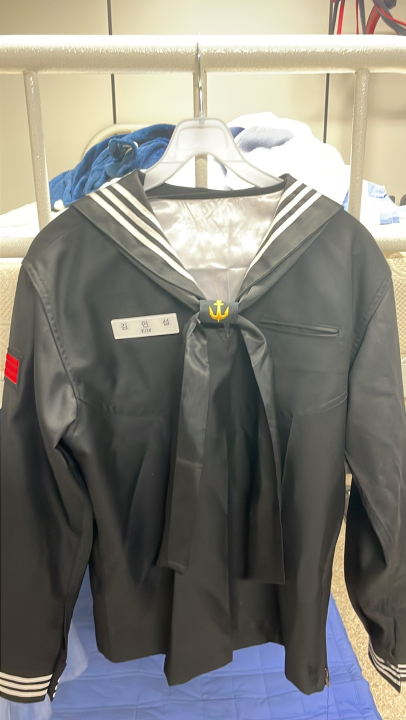
#> input picture AI(BE)/image/full_dress_uniform/1.jpg, 811 x 1440 px (shown at 1/2 size)
$ python -i __init__.py   (imports and definitions only)
#> lines starting #> are read from the running program, lines starting #| are printed output that depends on the picture; after the words box and inside, x2 and y2 are one past the last pixel; in counts of white or black regions, pixels touching at a corner belong together
#> further down, picture is the input picture: shape (1440, 811, 3); mean B, G, R 121.3, 128.2, 129.9
import cv2
import numpy as np

class Morph():
    def __init__(self):
        alpha1 = -0.5 # 명암 조정값
        alpha2 = 1.0 # 명암 조정값

    def detect_edge(self, img, isEdge=False):
#> called with isEdge = False
        if isEdge == False:
            org = img # cv2.imread(self.img_path, cv2.IMREAD_COLOR)
            # org = np.clip((1+alpha2) * org - 128 * alpha2, 0, 255).astype(np.uint8)

            org = cv2.normalize(org, None, 0, 255, cv2.NORM_MINMAX)

            # org = cv2.resize(org, dsize=(0,0), fx=0.5, fy=0.5)
            gray = cv2.cvtColor(org, cv2.COLOR_BGR2GRAY)  # ================  1 gray scale로 변환
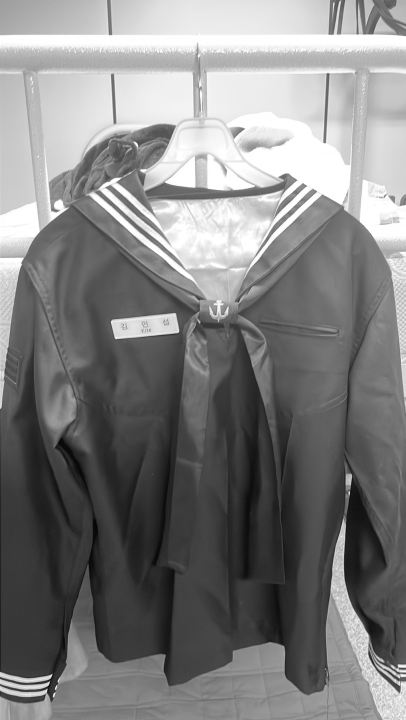
#> gray: shape (1440, 811) (shown at 1/2 size); min 0, max 255, mean 127.9
            edge1 = cv2.Canny(gray,50, 100)
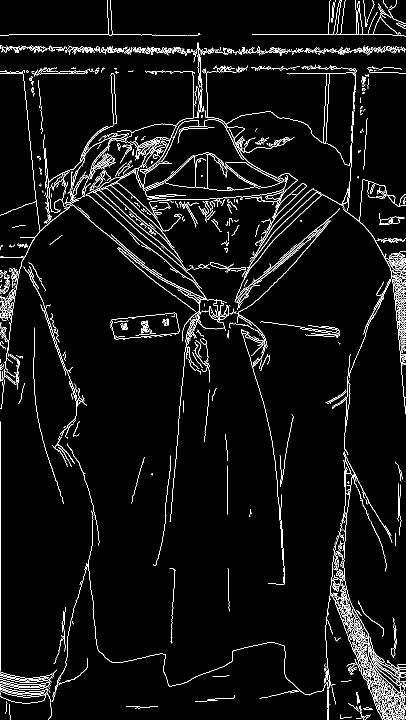
#> edge1: shape (1440, 811) (shown at 1/2 size); 4.4% white in thin lines or dots
        else:
            org = np.zeros([img.shape[0], img.shape[1], 3])
            edge1 = img
        kernel = np.ones((2, 2), np.uint8)
        edge_morph = cv2.morphologyEx(edge1, cv2.MORPH_CLOSE, kernel)
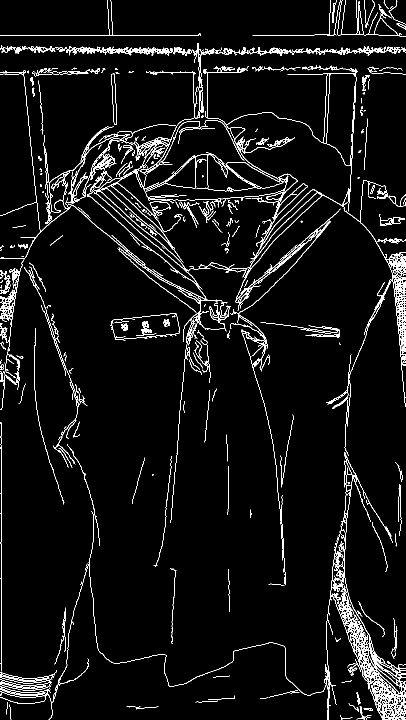
#> edge_morph: shape (1440, 811) (shown at 1/2 size); 5.3% white in thin lines or dots
        contours, hierarchy = cv2.findContours(edge_morph, cv2.RETR_EXTERNAL, cv2.CHAIN_APPROX_SIMPLE)
#> contours = 223 contours, 168 with area under 20; largest, box (x1, y1, x2, y2) and area: (0, 130, 811, 1170) 61888, (0, 904, 811, 1440) 17490, (221, 626, 360, 681) 5340, (0, 86, 430, 251) 2854, (430, 92, 811, 112) 1600

        for i in range(len(contours)):
            contour = contours[i]
            # print(contour)
            # moments = cv2.moments(contour)
            area = cv2.contourArea(contour)
            if 100000 > area > 1000: # 5000 > area > 0:
                epsilon = 0.02 * cv2.arcLength(contour, True)
                approx = cv2.approxPolyDP(contour, epsilon, True)

                #cv2.drawContours(org,[approx],0,(0,255,255),3)
                cv2.drawContours(org, [contour], 0, (0, 0, 255), 2)
                cv2.drawContours(org, [contour], 0, (255, 0, 0), -1)
#> this loop made 223 passes
#> (area, epsilon, approx) on passes 207, 213: (61887.5, 451.3, [[0, 144], [570, 1169], [712, 138]]), (1599.5, 29.62, [[810, 105], [430, 101]])
#> (area, epsilon) on passes 54, 94, 214, 222: (17489.5, 132.2), (5339.5, 8.65), (2853.5, 55.7), (1437, 34.33)
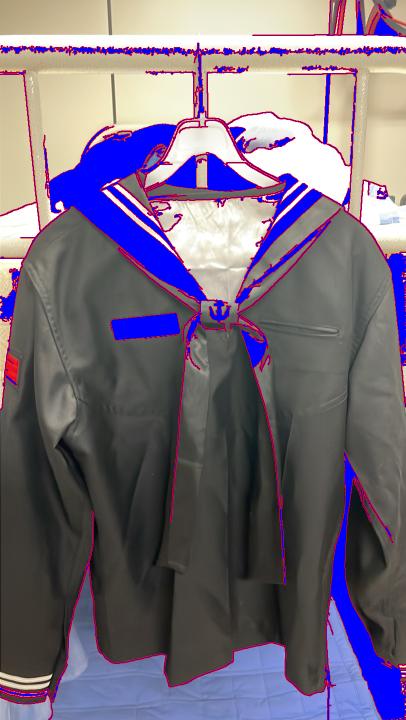
#> org: shape (1440, 811, 3) (shown at 1/2 size); 12.51% of pixels changed, all inside (x1, y1, x2, y2) = (0, 0, 811, 1440)

        # [6 lines of commented-out code are left out]
        return edge_morph, org #org, edge_morph, edge1

        # cv2.waitKey(0)
        # cv2.destroyAllWindows()

>>> import cv2
>>> picture = cv2.imread('../../../../../AI(BE)/image/full_dress_uniform/1.jpg')
>>> result = Morph().detect_edge(picture)

$ run again, on AI(BE)/image/full_dress_uniform/2.jpg
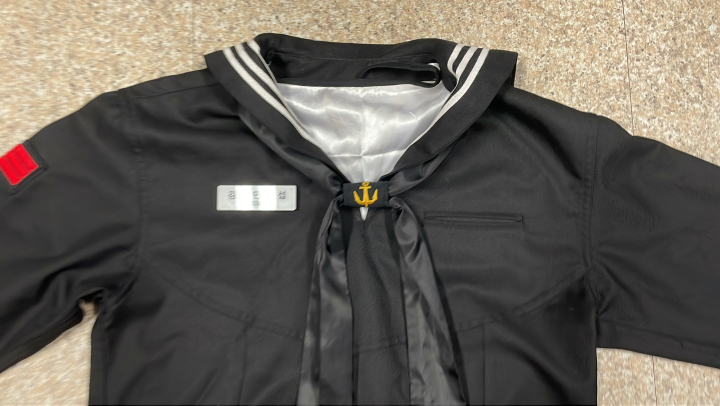
#> input picture AI(BE)/image/full_dress_uniform/2.jpg, 1440 x 811 px (shown at 1/2 size)
#> picture is the input picture: shape (811, 1440, 3); mean B, G, R 88.3, 96.1, 101.2
#> in detect_edge, `edge1 = cv2.Canny(gray,50, 100)`:
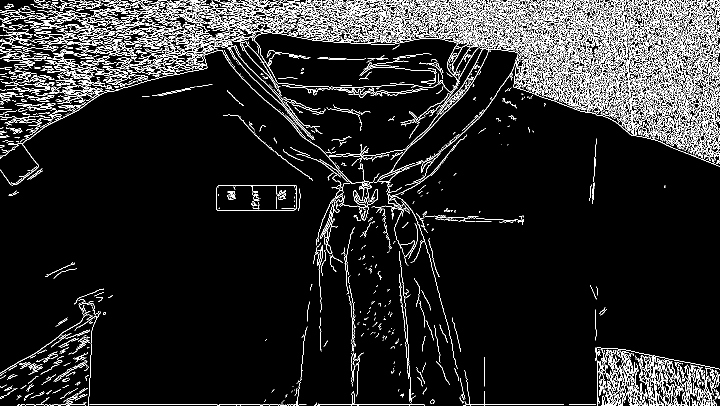
#> edge1: shape (811, 1440) (shown at 1/2 size); 9.4% white in thin lines or dots
#> edge_morph: shape (811, 1440); 12.8% white; 493 white regions (288 under 20 px)
#> contours = 356 contours, 273 with area under 20; largest, box (x1, y1, x2, y2) and area: (0, 0, 1440, 509) 309431, (1191, 696, 1440, 811) 17290, (434, 371, 595, 423) 8056, (11, 144, 110, 205) 1653, (744, 270, 934, 739) 976
#> the loop in detect_edge, `for i in range(len(contours)):` made 356 passes
#> (area, epsilon, approx) on pass 226: (8055.5, 8.29, [[434, 376], [435, 421], [593, 418], [592, 371]])
#> after the loop in detect_edge, `for i in range(len(contours)):`:
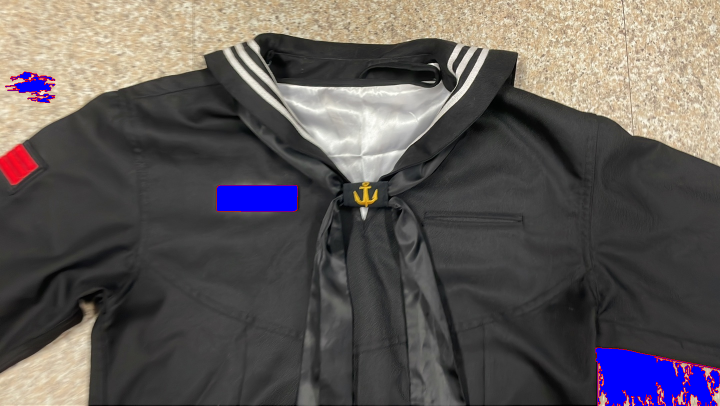
#> org: shape (811, 1440, 3) (shown at 1/2 size); 2.87% of pixels changed, all inside (x1, y1, x2, y2) = (10, 143, 1440, 811)
